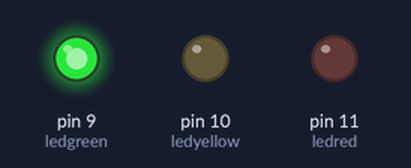
The sketch below on a simulated Arduino Uno, built with avr-gcc and run on an emulated ATmega328P. On the bench: output pins drawn as LEDs (lit = HIGH).

Above: at 1.0 s.
At 2.5 s:
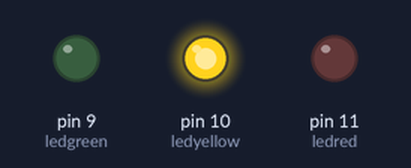
At 4.2 s:
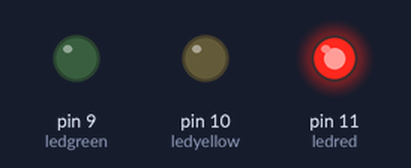
Timing chart, 0 to 7.2 s (numbered marks = the images above):
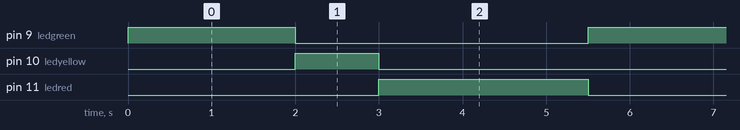

The sketch:

lab4.ino
```cpp
// C++ code
//
int ledred = 11;
int ledyellow = 10;
int ledgreen = 9;

void setup()
{
  pinMode(ledred, OUTPUT);
  pinMode(ledyellow, OUTPUT);
  pinMode(ledgreen, OUTPUT);
}

void loop()
{
  digitalWrite(ledgreen, HIGH);
  delay(2000);

  digitalWrite(ledgreen, LOW);

  digitalWrite(ledyellow, HIGH);
  delay(1000);

  digitalWrite(ledyellow, LOW);

  digitalWrite(ledred, HIGH);
  delay(2500);

  digitalWrite(ledred, LOW);
}
```

Measured:
- by itself, pin 9 (ledgreen): alternates HIGH for 2.0 s and LOW for 3.5 s
- by itself, pin 10 (ledyellow): alternates HIGH for 1.0 s and LOW for 4.5 s
- by itself, pin 11 (ledred): alternates HIGH for 2.5 s and LOW for 3.0 s
